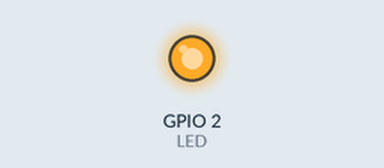
The sketch below on a simulated ESP32. Shown: output pins drawn as LEDs (lit = HIGH). What the sketch prints to the serial monitor is not drawn.

Above: at 0.6 s.
At 1.1 s:
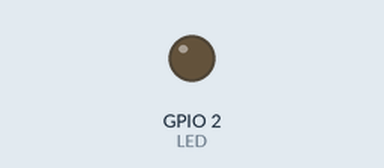
Timing chart, 0 to 2.6 s (numbered marks = the images above):
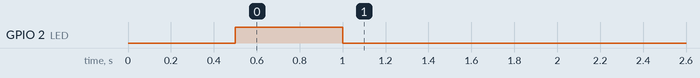

The sketch:

Get_ESP32_MAC.ino
```cpp
#include <WiFi.h>
#define LED 2

void setup(){
  Serial.begin(115200);
  pinMode(LED,OUTPUT);
  // Variable to store the MAC address
  uint8_t baseMac[6];

  // Get MAC address of the WiFi station interface
  esp_read_mac(baseMac, ESP_MAC_WIFI_STA);
  Serial.print("Station MAC (ESP-NOW Receiver): ");
  for (int i = 0; i < 5; i++) {
    Serial.printf("%02X:", baseMac[i]);
  }
  Serial.printf("%02X\n", baseMac[5]);

  flash();
}

void loop(){

}

void flash()
{
  delay(500);
  digitalWrite(LED,HIGH);
  delay(500);
  digitalWrite(LED,LOW);
}
```
